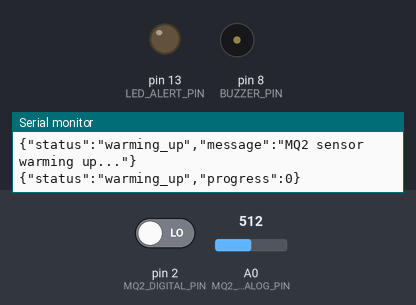
Simulated run of this sketch. Board: Arduino Uno, built with avr-gcc and run on an emulated ATmega328P. Shown: output pins drawn as LEDs (lit = HIGH), buzzer (waves = sounding), the last lines printed to the serial monitor. Inputs (shaded band) come from the test bench; at power-on: pin 2 (MQ2_DIGITAL_PIN) LOW, A0 (MQ2_ANALOG_PIN) = 512.

Above: at 0.1 s.
At 120.1 s:
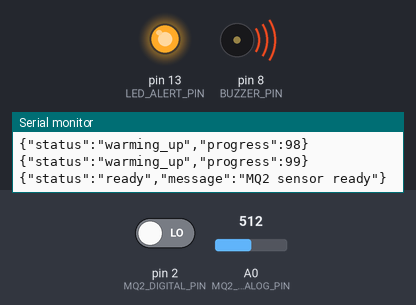
Timing chart, 0 to 121.6 s (numbered marks = the images above):
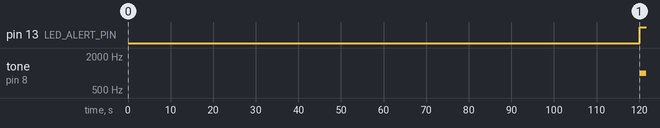

Measured:
- by itself, pin 13 (LED_ALERT_PIN): LOW → HIGH at 120 s
- by itself, tone on pin 8 (BUZZER_PIN): silent → 1000 Hz at 120 s

The sketch:

gas_sensor.ino
```cpp
/*
 * MQ2 Gas Sensor - Arduino Code
 *
 * Connections:
 * - MQ2 VCC  → Arduino 5V
 * - MQ2 GND  → Arduino GND
 * - MQ2 AOUT → Arduino A0 (Analog pin)
 * - MQ2 DOUT → Arduino D2 (Digital pin - optional for threshold alert)
 *
 * The MQ2 sensor can detect:
 * - LPG, Propane, Hydrogen
 * - Methane, Natural Gas
 * - Smoke, Alcohol
 */

const int MQ2_ANALOG_PIN = A0;      // Analog output from MQ2
const int MQ2_DIGITAL_PIN = 2;       // Digital output from MQ2 (threshold alert)
const int LED_ALERT_PIN = 13;        // Built-in LED for visual alert
const int BUZZER_PIN = 8;            // Optional buzzer for audio alert

// Thresholds (adjust based on your calibration)
const int GAS_THRESHOLD_WARNING = 300;   // Warning level
const int GAS_THRESHOLD_DANGER = 500;    // Danger level

// Sensor warm-up time (MQ2 needs ~2 minutes to stabilize)
const unsigned long WARMUP_TIME = 120000; // 2 minutes in milliseconds

unsigned long startTime;
bool isWarmedUp = false;

void setup() {
  Serial.begin(9600);

  pinMode(MQ2_ANALOG_PIN, INPUT);
  pinMode(MQ2_DIGITAL_PIN, INPUT);
  pinMode(LED_ALERT_PIN, OUTPUT);
  pinMode(BUZZER_PIN, OUTPUT);

  startTime = millis();

  // Initial message
  Serial.println("{\"status\":\"warming_up\",\"message\":\"MQ2 sensor warming up...\"}");
}

void loop() {
  // Check if sensor is warmed up
  if (!isWarmedUp) {
    if (millis() - startTime >= WARMUP_TIME) {
      isWarmedUp = true;
      Serial.println("{\"status\":\"ready\",\"message\":\"MQ2 sensor ready\"}");
    } else {
      // Send warm-up progress
      int progress = ((millis() - startTime) * 100) / WARMUP_TIME;
      Serial.print("{\"status\":\"warming_up\",\"progress\":");
      Serial.print(progress);
      Serial.println("}");
      delay(1000);
      return;
    }
  }

  // Read sensor values
  int analogValue = analogRead(MQ2_ANALOG_PIN);
  int digitalValue = digitalRead(MQ2_DIGITAL_PIN);

  // Calculate approximate PPM (this is a rough estimation)
  // For accurate readings, proper calibration is needed
  float voltage = analogValue * (5.0 / 1023.0);
  float ppm = map(analogValue, 0, 1023, 0, 10000);

  // Determine status
  String alertLevel = "normal";
  if (analogValue >= GAS_THRESHOLD_DANGER) {
    alertLevel = "danger";
    digitalWrite(LED_ALERT_PIN, HIGH);
    tone(BUZZER_PIN, 1000); // Sound alarm
  } else if (analogValue >= GAS_THRESHOLD_WARNING) {
    alertLevel = "warning";
    digitalWrite(LED_ALERT_PIN, (millis() / 500) % 2); // Blink LED
    noTone(BUZZER_PIN);
  } else {
    alertLevel = "normal";
    digitalWrite(LED_ALERT_PIN, LOW);
    noTone(BUZZER_PIN);
  }

  // Send JSON data over serial
  Serial.print("{");
  Serial.print("\"type\":\"gas_reading\",");
  Serial.print("\"sensor\":\"MQ2\",");
  Serial.print("\"raw\":");
  Serial.print(analogValue);
  Serial.print(",\"voltage\":");
  Serial.print(voltage, 2);
  Serial.print(",\"ppm\":");
  Serial.print(ppm, 0);
  Serial.print(",\"digital\":");
  Serial.print(digitalValue);
  Serial.print(",\"alert\":\"");
  Serial.print(alertLevel);
  Serial.print("\",\"thresholds\":{");
  Serial.print("\"warning\":");
  Serial.print(GAS_THRESHOLD_WARNING);
  Serial.print(",\"danger\":");
  Serial.print(GAS_THRESHOLD_DANGER);
  Serial.println("}}");

  delay(500); // Send data every 500ms
}
```
